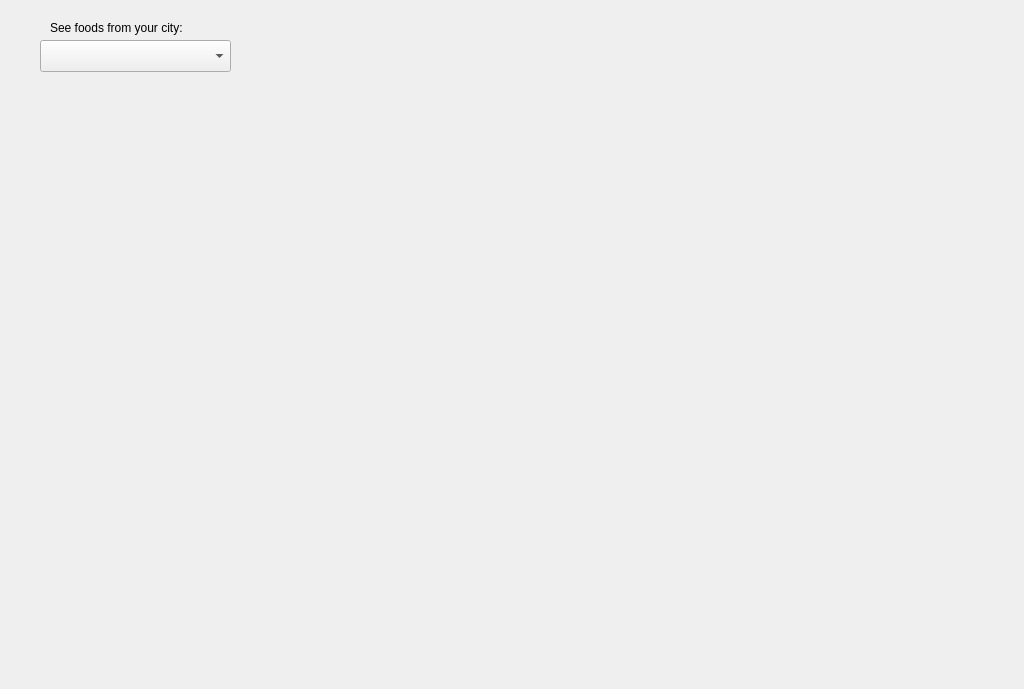
<?xml version="1.0" encoding="UTF-8"?>
<ui version="4.0">
 <class>CustomerPage</class>
 <widget class="QDialog" name="CustomerPage">
  <property name="geometry">
   <rect>
    <x>0</x>
    <y>0</y>
    <width>1024</width>
    <height>689</height>
   </rect>
  </property>
  <property name="windowTitle">
   <string>Dialog</string>
  </property>
  <widget class="QComboBox" name="CitySelect">
   <property name="geometry">
    <rect>
     <x>40</x>
     <y>40</y>
     <width>191</width>
     <height>32</height>
    </rect>
   </property>
  </widget>
  <widget class="QLabel" name="label">
   <property name="geometry">
    <rect>
     <x>50</x>
     <y>20</y>
     <width>231</width>
     <height>16</height>
    </rect>
   </property>
   <property name="text">
    <string>See foods from your city:</string>
   </property>
  </widget>
 </widget>
 <resources/>
 <connections/>
</ui>
